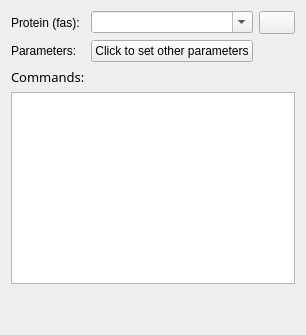
          <widget class="QWidget" name="Gblocks">
           <attribute name="label">
            <string>Gblocks</string>
           </attribute>
           <layout class="QGridLayout" name="gridLayout_12">
            <item row="0" column="0">
             <widget class="QLabel" name="label_14">
              <property name="text">
               <string>Protein (fas):</string>
              </property>
             </widget>
            </item>
            <item row="0" column="1">
             <widget class="ListQCombobox" name="comboBox_21">
              <property name="sizePolicy">
               <sizepolicy hsizetype="Expanding" vsizetype="Fixed">
                <horstretch>0</horstretch>
                <verstretch>0</verstretch>
               </sizepolicy>
              </property>
              <property name="acceptDrops">
               <bool>true</bool>
              </property>
              <property name="editable">
               <bool>true</bool>
              </property>
              <property name="sizeAdjustPolicy">
               <enum>QComboBox::AdjustToMinimumContentsLength</enum>
              </property>
             </widget>
            </item>
            <item row="0" column="2">
             <widget class="QPushButton" name="pushButton_11">
              <property name="sizePolicy">
               <sizepolicy hsizetype="Fixed" vsizetype="Fixed">
                <horstretch>0</horstretch>
                <verstretch>0</verstretch>
               </sizepolicy>
              </property>
              <property name="minimumSize">
               <size>
                <width>36</width>
                <height>23</height>
               </size>
              </property>
              <property name="maximumSize">
               <size>
                <width>30</width>
                <height>30</height>
               </size>
              </property>
              <property name="styleSheet">
               <string notr="true"/>
              </property>
              <property name="text">
               <string/>
              </property>
             </widget>
            </item>
            <item row="1" column="0">
             <widget class="QLabel" name="label_15">
              <property name="text">
               <string>Parameters:</string>
              </property>
             </widget>
            </item>
            <item row="1" column="1">
             <widget class="QPushButton" name="pushButton_15">
              <property name="text">
               <string>Click to set other parameters</string>
              </property>
             </widget>
            </item>
            <item row="2" column="0">
             <widget class="QLabel" name="label_42">
              <property name="font">
               <font>
                <family>Microsoft YaHei</family>
                <pointsize>10</pointsize>
               </font>
              </property>
              <property name="text">
               <string>Commands:</string>
              </property>
              <property name="alignment">
               <set>Qt::AlignLeading|Qt::AlignLeft|Qt::AlignVCenter</set>
              </property>
             </widget>
            </item>
            <item row="3" column="0" colspan="3">
             <widget class="QPlainTextEdit" name="plainTextEdit_7"/>
            </item>
            <item row="4" column="1">
             <spacer name="verticalSpacer_7">
              <property name="orientation">
               <enum>Qt::Vertical</enum>
              </property>
              <property name="sizeHint" stdset="0">
               <size>
                <width>20</width>
                <height>40</height>
               </size>
              </property>
             </spacer>
            </item>
           </layout>
          </widget>
